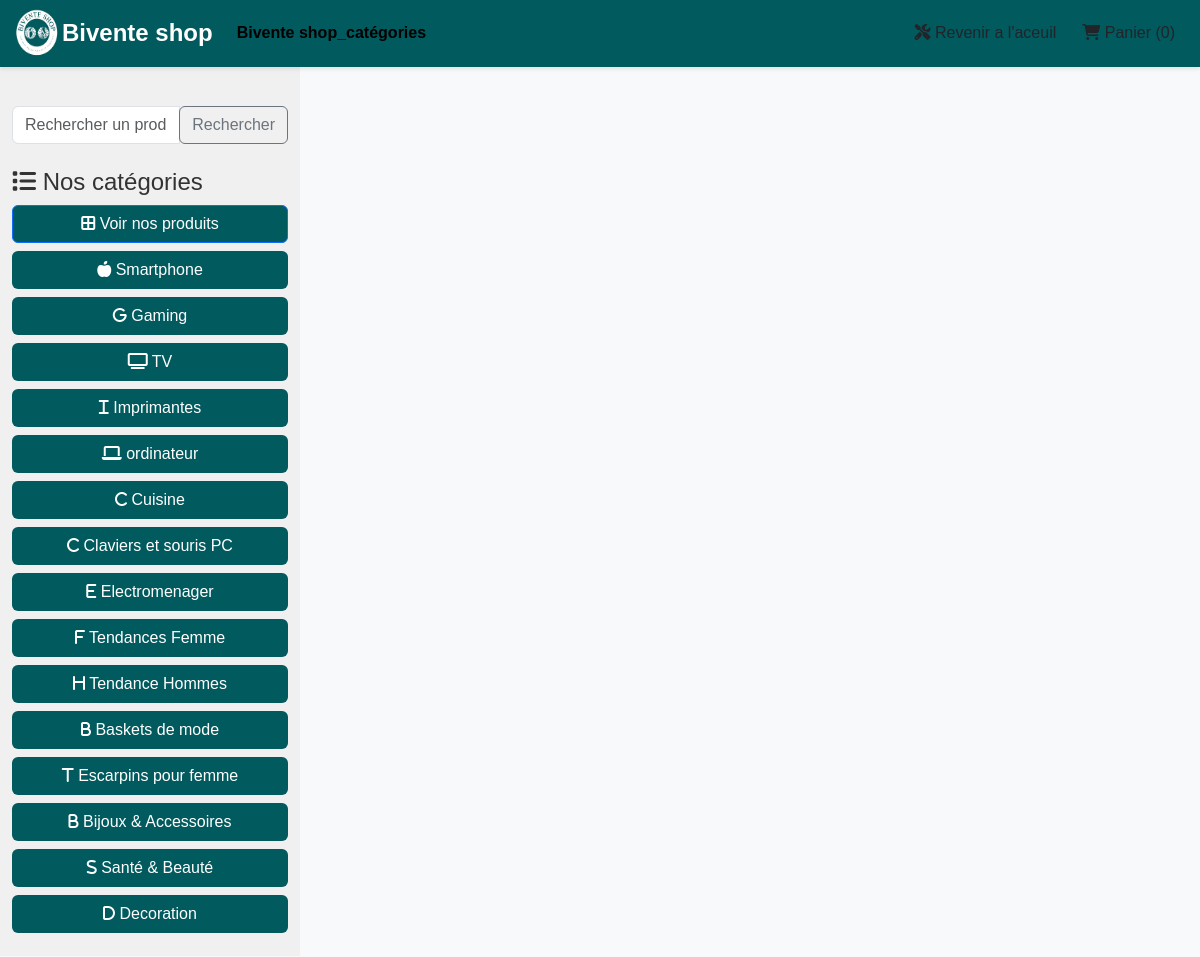
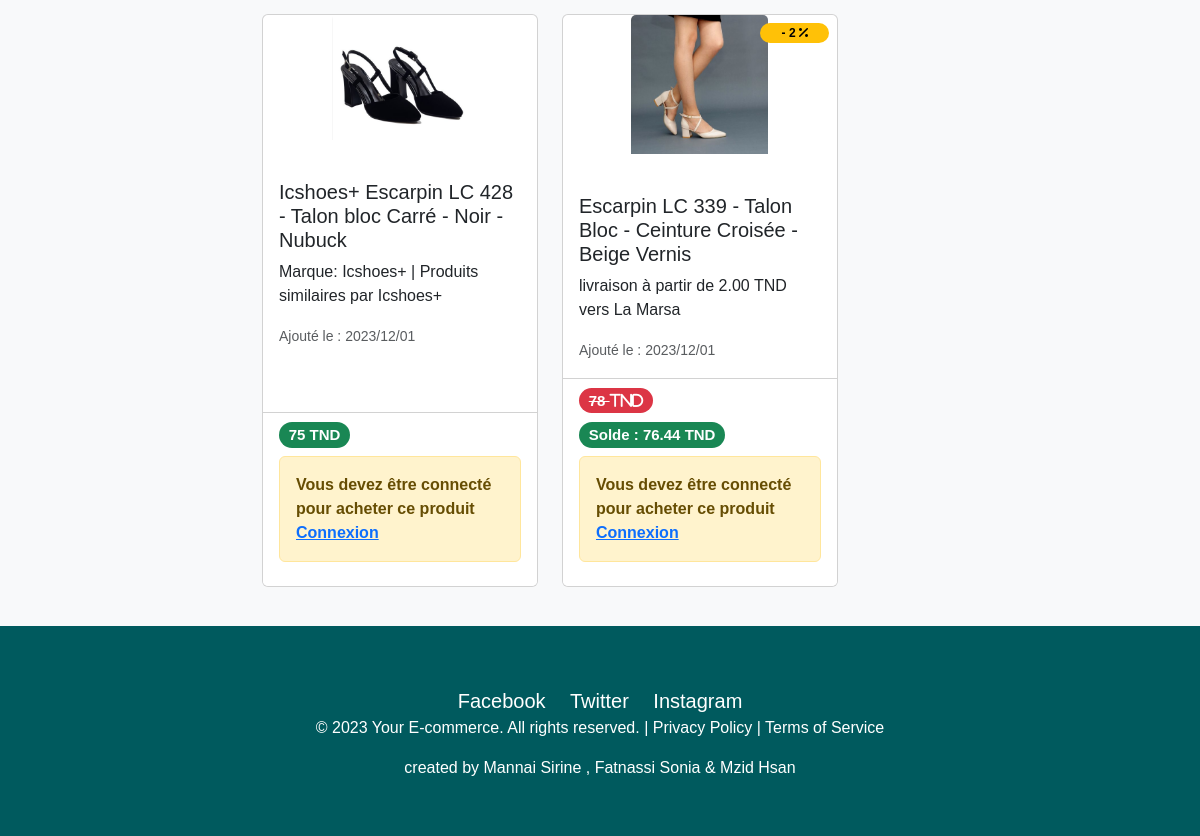
The app's page /front/index.php?id=23 with its own data (2 pictures, top to bottom).
### tables this page shows
CREATE TABLE IF NOT EXISTS `categorie` (
  `id` int NOT NULL AUTO_INCREMENT,
  `libelle` varchar(100) NOT NULL,
  `description` varchar(255) NOT NULL,
  `date_creation` datetime NOT NULL DEFAULT CURRENT_TIMESTAMP,
  `icone` varchar(200) NOT NULL,
  PRIMARY KEY (`id`)
);

CREATE TABLE IF NOT EXISTS `produit` (
  `id` int NOT NULL AUTO_INCREMENT,
  `libelle` varchar(100) NOT NULL,
  `prix` decimal(10,0) NOT NULL,
  `discount` int NOT NULL,
  `id_categorie` int NOT NULL,
  `date_creation` datetime NOT NULL,
  `description` varchar(255) NOT NULL,
  `image` varchar(150) NOT NULL,
  PRIMARY KEY (`id`),
  KEY `id_categorie` (`id_categorie`)
);

### front/index.php (the view, shortened to what this page needs)
<!doctype html>
<html lang="en">
<head>
    <?php include '../include/head_front.php' ?>
</head>
<?php include '../include/nav_front.php' ?>
<div class="container-fluid">
    <div class="row">
        <div class="col-md-3 sidebar">
            <?php
            require_once '../include/database.php';
            $categoryId = isset($_GET['id']) ? $_GET['id'] : NULL;
            $categories = $pdo->query("SELECT * FROM categorie")->fetchAll(PDO::FETCH_OBJ);
            $activeClasses = 'active bg-success rounded border-success';
            ?>
            <form method="GET" action="./">
                <div class="input-group mt-4">
                    <input type="text" class="form-control" name="search" placeholder="Rechercher un produit">
                    <div class="input-group-append">
                        <button class="btn btn-outline-secondary" type="submit">Rechercher</button>
                    </div>
                </div>
            </form>
            <ul class="list-group list-group-flush category-list">
                <h4 class=" mt-4"><i class="fa fa-light fa-list"></i> Nos catégories</h4>
                <li class="category-list-item">
                    <a class="btn btn-default w-100 category-btn <?= $categoryId == NULL ? $activeClasses : '' ?> btn-primary" href="./">
                        <i class="fa fa-solid fa-border-all"></i> Voir nos produits
                    </a>
                </li>
                <?php
                foreach ($categories as $categorie) {
                    $active = $categoryId === $categorie->id ? $activeClasses : '';
                    ?>
                    <li class="category-list-item">
                        <a class="btn btn-default w-100 category-btn <?= $active ?>"
                           href="index.php?id=<?php echo $categorie->id ?>">
                            <i class="fa <?php echo $categorie->icone ?>"></i> <?php echo $categorie->libelle ?>
                        </a>
                    </li>
                    <?php
                }
                ?>
            </ul>
        </div>
        <div class="col-md-9 content">
            <div class="row">
                <?php
                if (isset($_GET['search']) && !empty($_GET['search'])) {
                    $searchQuery = '%' . $_GET['search'] . '%';
                    if (!is_null($categoryId)) {
                        $sqlState = $pdo->prepare("SELECT * FROM produit WHERE id_categorie=? AND libelle LIKE ? ORDER BY date_creation DESC");
                        $sqlState->execute([$categoryId, $searchQuery]);
                    } else {
                        $sqlState = $pdo->prepare("SELECT * FROM produit WHERE libelle LIKE ? ORDER BY date_creation DESC");
                        $sqlState->execute([$searchQuery]);
                    }
                    $produits = $sqlState->fetchAll(PDO::FETCH_OBJ);
                } elseif (!is_null($categoryId)) {
                    $sqlState = $pdo->prepare("SELECT * FROM produit WHERE id_categorie=? ORDER BY date_creation DESC");
                    $sqlState->execute([$categoryId]);
                    $produits = $sqlState->fetchAll(PDO::FETCH_OBJ);
                } else {
                    $produits = $pdo->query("SELECT * FROM produit ORDER BY date_creation DESC")->fetchAll(PDO::FETCH_OBJ);
                }
                if (!empty($produits)) {
                    require_once '../include/front/product/afficher_product.php';
                } else {
                    echo "Pas de produits pour l'instant";
                }
                ?>
            </div>
        </div>
    </div>
</div>
<?php
include('footer.php');
?>
</body>
</html>

### include/head_front.php (shortened to what this page needs)
<link href="https://cdn.jsdelivr.net/npm/bootstrap@5.2.2/dist/css/bootstrap.min.css" rel="stylesheet"
>
<link href="https://cdnjs.cloudflare.com/ajax/libs/font-awesome/6.2.0/css/all.min.css" rel="stylesheet"
      type="text/css">

### include/nav_front.php (shortened to what this page needs)
<!DOCTYPE html>
<html lang="en">
<head>
    <link rel="stylesheet" href="path/to/bootstrap/css/bootstrap.min.css">
</head>
<body>
<nav class="navbar navbar-expand-lg">
    <div class="container-fluid">
        <img src="../assets/favicon/favicon2.png" alt="Logo Shopa" width="50" height="50" class="d-inline-block align-text-top">
        <a class="navbar-brand" href="#">Bivente shop</a>
        <div class="collapse navbar-collapse" id="navbarNav">
            <ul class="navbar-nav">
                <li class="nav-item">
                    <a class="nav-link active" aria-current="page" href="index.php">Bivente shop_catégories</a>
                </li>
            </ul>
        </div>
        <?php
        $productCount = 0;
        function calculerRemise($prix, $discount)
        {
            return $prix - (($prix * $discount) / 100);
        }
        ?>
        <a class="btn float-end" href="../"><i class="fa-solid fa-screwdriver-wrench"></i> Revenir a l'aceuil</a>
        <a class="btn float-end" href="panier.php"><i class="fa-solid fa-cart-shopping"></i> Panier
            (<?php echo $productCount; ?>)</a>
    </div>
</nav>
</body>
</html>

### include/front/product/afficher_product.php (shortened to what this page needs)
<?php
foreach ($produits as $produit) {
    $idProduit = $produit->id;
    ?>
    <div class="col-md-4 mb-4">
        <div class="card h-100">
            <?php if (!empty($produit->discount)): ?>
                <span class="badge rounded-pill text-bg-warning w-25 position-absolute m-2" style="right:0"> - <?= $produit->discount ?> <i
                            class="fa fa-percent"></i></span>
            <?php endif; ?>
            <img class="card-img-top w-50 mx-auto" src="../upload/produit/<?= $produit->image ?>" alt="Card image cap">
            <div class="card-body">
                <a href="produit.php?id=<?php echo $idProduit ?>" class="btn stretched-link"></a>
                <h5 class="card-title"><?= $produit->libelle ?></h5>
                <p class="card-text"><?= $produit->description ?></p>
                <p class="card-text"><small class="text-muted">Ajouté le
                        : <?= date_format(date_create($produit->date_creation), 'Y/m/d') ?></small></p>
            </div>
            <div class="card-footer bg-white" style="z-index: 10">
                <?php if (!empty($produit->discount)): ?>
                    <div class="h5"><span
                                class="badge rounded-pill text-bg-danger"><strike> <?= $produit->prix ?> <i
                                    class="fa fa-solid fa-dinars">TND</i></strike></span></div>
                    <div class="h5"><span
                                class="badge rounded-pill text-bg-success">Solde : <?= calculerRemise($produit->prix, $produit->discount) ?> TND</span></div>
                <?php else: ?>
                    <div class="h5"><span class="badge rounded-pill text-bg-success"><?= $produit->prix ?> TND</span></div>
                <?php endif; ?>
                <?php include '../include/front/counter.php' ?>
            </div>
        </div>
    </div>
    <?php
}
    ?>

### include/front/counter.php (shortened to what this page needs)
<div>
    <?php
    $idUtilisateur = $_SESSION['utilisateur']['id'] ?? 0;
    $qty = $_SESSION['panier'][$idUtilisateur][$idProduit] ?? 0;
    if ($qty == 0) {
        $button = '<i class="fa fa-light fa-cart-plus"></i>';
    } else {
        $button = '<i class="fa-solid fa-pencil"></i>';
    }
    ?>
    <?php if ($idUtilisateur !== 0): ?>
        <form method="post" class="counter d-flex" action="ajouter_panier.php">
            <button onclick="return false;" class="btn btn-primary mx-2 counter-moins">-</button>
            <input type="hidden" name="id" value="<?php echo $idProduit ?>">
            <input class="form-control" value="<?php echo $qty ?>" type="number" name="qty" id="qty" max="99">
            <button onclick="return false;" class="btn btn-primary mx-2 counter-plus mx-1">+</button>
            <button class="btn btn-success btn-sm" type="submit" name="ajouter">
                <?= $button ?>
            </button>
            <?php
            if ($qty != 0) {
                ?>
                <button formaction="supprimer_panier.php" class="btn btn-sm btn-danger mx-1 " type="submit"
                        name="supprimer">
                    <i class="fa-solid fa-trash"></i>
                </button>
                <?php
            }
            ?>
        </form>
    <?php else: ?>
        <div class="alert alert-warning" role="alert">
           <b> Vous devez être connecté pour acheter ce produit <strong><a href="../login.php">Connexion</a></strong></b>
        </div>
    <?php endif; ?>
</div>

### front/footer.php (shortened to what this page needs)
<!DOCTYPE html>
<html lang="en">
<head>
</head>
<body>
<div class="footer">
    <div class="footer-social">
        <a href="#" target="_blank">Facebook</a>
        <a href="#" target="_blank">Twitter</a>
        <a href="#" target="_blank">Instagram</a>
    </div>
    <p>&copy; 2023 Your E-commerce. All rights reserved. | <a href="#">Privacy Policy</a> | <a href="#">Terms of Service</a></p>
    <p>created by Mannai Sirine , Fatnassi Sonia & Mzid Hsan</p>
</div>
</body>
</html>

### front/index.php (style rules this page uses)
.category-list { padding-left: 0; }
.category-list-item { list-style: none; margin-bottom: 8px; }
.category-btn { width: 100%; text-align: left; padding: 10px; border: 1px solid #ddd; border-radius: 5px; background-color: #fff; }
.category-btn { background-color:#007bff!important; color: white !important; }
.category-btn { background-color: #005a5e !important; color: white !important; }
.sidebar { background-color: #f0f0f0; padding: 15px; height: 80; left: 0; top: 0; width: 300px; overflow-y: auto; }
.content { margin-left: 250px; padding: 15px; }

### include/nav_front.php (style rules this page uses)
body, .navbar-brand, .nav-link, .btn { font-family: 'Montserrat', sans-serif; }
body { background-color: #f8f9fa; margin: 0; padding: 0; color: #333; }
.navbar { background-color: #005a5e; border-bottom: 1px solid #005a5e; box-shadow: 0 2px 4px rgba(0, 0, 0, 0.1); }
.navbar-brand { color: #fff; font-size: 1.5em; font-weight: bold; }
.navbar-nav .nav-link { color: #fff; margin-right: 15px; transition: color 0.3s ease-in-out; }
.navbar-nav .active { font-weight: bold; }

### front/footer.php (style rules this page uses)
body { margin: 0; padding: 0; font-family: Arial, sans-serif; }
.footer { background-color: #005a5e; color: #fff; padding: 40px 20px; text-align: center; }
.footer a { color: #fff; text-decoration: none; }
.footer-social { margin-top: 20px; }
.footer-social a { display: inline-block; margin: 0 10px; color: #fff; font-size: 20px; }

### records on screen
categorie: libelle "Smartphone"
categorie: libelle "Gaming"
categorie: libelle "TV"
categorie: libelle "Imprimantes"
categorie: libelle "ordinateur"
categorie: libelle "Cuisine"
categorie: libelle "Claviers et souris PC"
categorie: libelle "Electromenager"
categorie: libelle "Tendances Femme"
categorie: libelle "Tendance Hommes"
categorie: libelle "Baskets de mode"
categorie: libelle "Escarpins pour femme"
categorie: libelle "Bijoux & Accessoires"
categorie: libelle "Santé & Beauté"
categorie: libelle "Decoration"
produit: image (picture), libelle "Icshoes+ Escarpin LC 428 - Talon bloc Carré - Noir - Nubuck", description "Marque: Icshoes+ | Produits similaires par Icshoes+", date_creation "2023/12/01", prix "75"
produit: discount "2", image (picture), libelle "Escarpin LC 339 - Talon Bloc - Ceinture Croisée - Beige Vernis", description "livraison à partir de 2.00 TND vers La Marsa", date_creation "2023/12/01", prix "78", calculerRemise($produit->prix, $produit->discount) "76.44"

### other values on screen
$productCount "0"
